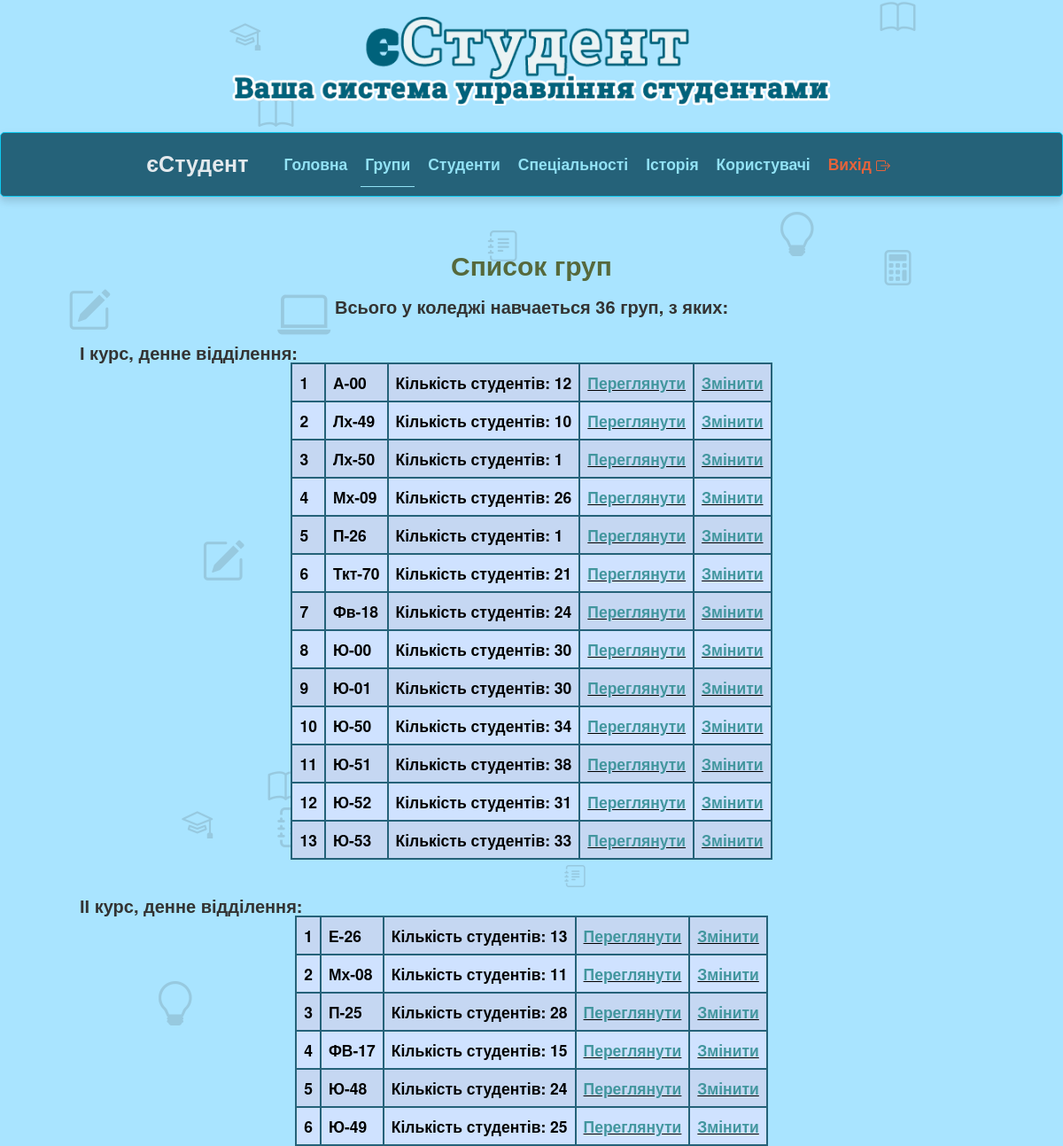
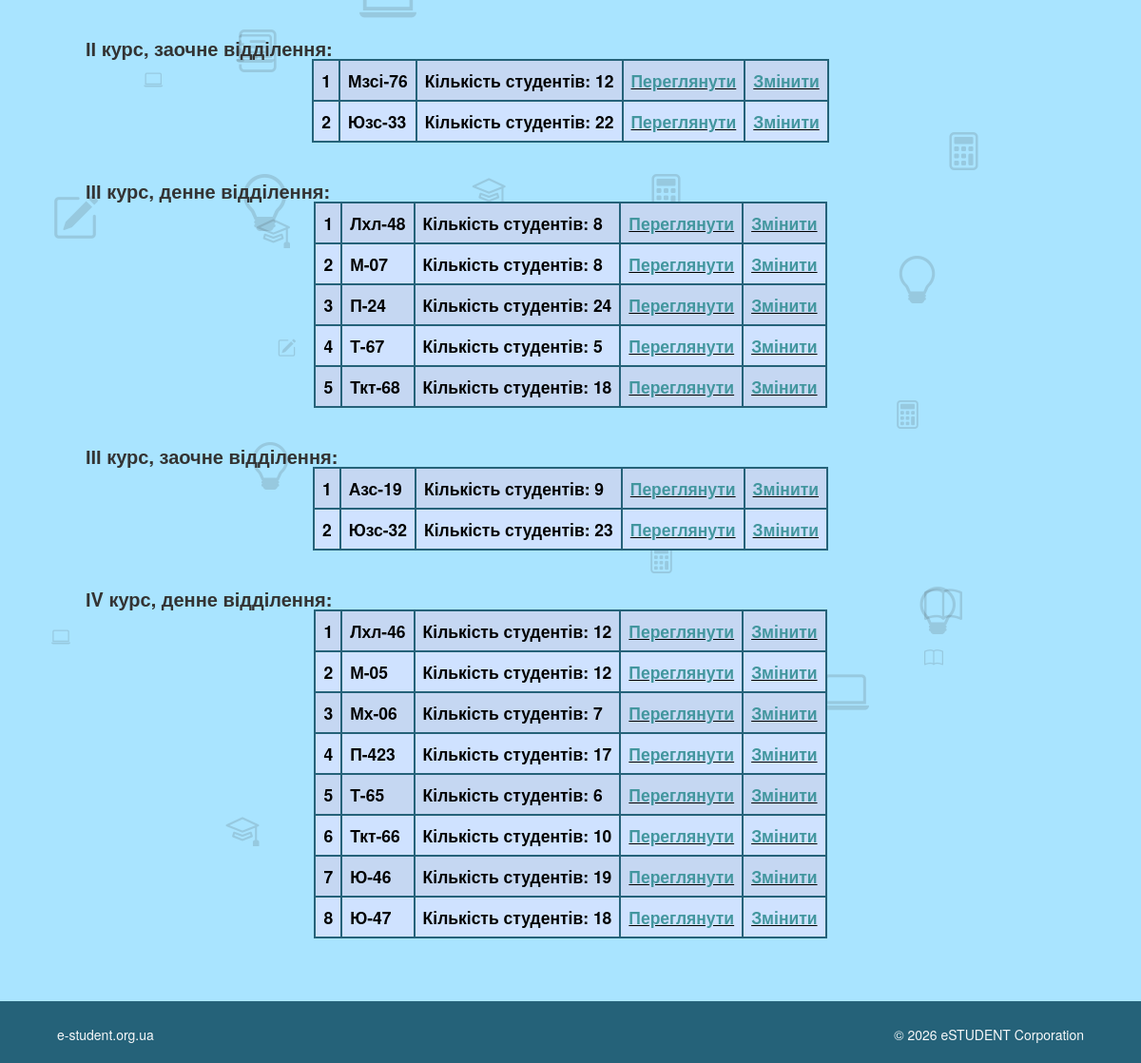
The page /admin/filter_group.php (signed in) on the database its author committed (2 pictures, top to bottom).
### tables this page shows
CREATE TABLE `st_group` (
  `g_vipusc` varchar(3) NOT NULL,
  `g_im` varchar(8) NOT NULL,
  `g_galuz` varchar(50) NOT NULL,
  `g_spec` varchar(80) NOT NULL,
  `g_specz` varchar(80) NOT NULL,
  `g_course` varchar(1) NOT NULL,
  `g_count_stud` int(2) NOT NULL,
  `g_count_derg` int(2) NOT NULL,
  `g_count_comerc` int(2) NOT NULL,
  `g_nastav` varchar(20) NOT NULL,
  `g_formnavch` varchar(10) NOT NULL DEFAULT 'Денна',
  `g_id_sp` varchar(10) NOT NULL
);

### admin/filter_group.php (the view, shortened to what this page needs)
<!DOCTYPE html>
<html lang="en">
    <head>
                 <link href="https://cdn.jsdelivr.net/npm/bootstrap@5.3.6/dist/css/bootstrap.min.css" rel="stylesheet">
        <link rel="stylesheet" href="../assets/css/bootstrap.css" rel="stylesheet">
		 <link rel="stylesheet" href="../css/my_style.css" rel="stylesheet">
	</head>
    <div id="body-bg">
            <div id="header">
                <div class="container">
                    <div class="row">
                        <div class="logo">
                            <a href="index.html" title="">
                              <img style="width: 100%;" src="../assets/img/logo.png" alt="Logo" />
                            </a>
                        </div>
                    </div>
                </div>
            </div>
			<?php include ("../include/adm_menu.php");?>
			<?php include ("../include/background_icon.php");?>
			<div class="container bottom-border">
				<div class="row padding-top-40">
					<div class="col-md-12">
						<div class="col-md-12" style="margin-top:10px;">
                             <div class="tab-content">
									<div class="tab-panel active in fade" id="faq">
                                        <div class="panel-group" id="accordion">
                                                <h2 class="margin-bottom" style="text-align:center; color:#56693c;"><strong>Список груп</strong></h2>
												<p style="text-align:center; color:#56693c;">
											<?php
												 $result_group =  mysqli_query($linc, "SELECT * FROM st_group");
												 if (mysqli_num_rows( $result_group)>0) echo "<h3 class='fs-2 text-center'><strong>Всього у коледжі навчаеться ".mysqli_num_rows( $result_group)." груп, з яких:</strong></h3>";
											?> </p>
												<div class="col-md-12" style="margin-top:0px;border:none;" >
												<?php
													$result_group1=mysqli_query($linc, "SELECT * FROM st_group WHERE g_formnavch='Денна' AND g_course='1'");
													if (mysqli_num_rows($result_group1)>0)
													{$i='1';
														$row = mysqli_fetch_array($result_group1);
															echo '<h3 class="fs-2" style="margin-left:10px; margin-bottom:0px; margin-top:20px;" >
																  <strong>І курс, денне відділення:</strong>
																  </h3>';
															echo '
																	<div class="col-md-12 " >
																	<table  class="table table-primary rounded-1 table-striped d-flex  table-layout: auto; table-responsive-md fs-3 fs-sm-1 d-flex justify-content-center">
																		';
															do{
															echo '
																			<tr>
																			<td class="col-md-1" style="white-space: nowrap;"><strong>'.$i.'</strong></td>
																			<td class="col-md-2"><strong>'.$row['g_im'].'</strong></td>
																			<td style="white-space: nowrap;" class="col-md-3"><strong>Кількість студентів: '.$row['g_count_stud'].'</strong></td>
                                   											<td class="col-md-2 fw-bold text-center" style="text-decoration-line: underline; font-size: 16 px;"><strong><a href="view_group.php?g_im=' . $row["g_im"] . '">Переглянути</a></strong></td>
																			';
																			if (in_array($_SESSION['auth_user'], ['admin', 'editor'])) {
																				echo '
																				<td class="col-md-2" style="text-decoration-line: underline;"><strong><a href="edit_group.php?g_im_edit='.$row["g_im"].'">Змінити</a></strong></td>
																				';
																			}
																			echo '
																			</tr>
																	';
																	$i=$i+1;
																}
																while ($row = mysqli_fetch_array($result_group1));
															echo ' 		</table>
																		</div>  ';
													}
												?>
												</div>
												<div class="col-md-12" style="margin-top:0px;border:none;" >
												</div>
											<div class="col-md-12" style="margin-top:0px;border:none;" >
												<?php
													$result_group1=mysqli_query($linc,"SELECT * FROM st_group WHERE g_formnavch='Денна' AND g_course='2'");
													if (mysqli_num_rows($result_group1)>0)
													{$i='1';
														$row = mysqli_fetch_array($result_group1);
															echo '<h3 class="fs-2" style="margin-left:10px; margin-bottom:0px; margin-top:20px;" >
																  <strong>ІІ курс, денне відділення:</strong>
																  </h3>';
															echo '
																	<div class="col-md-12 " >
																	<table  class="table table-primary rounded-1 table-striped d-flex  table-layout: auto; table-responsive-md fs-3 fs-sm-1 d-flex justify-content-center">
																		';
															do{
															echo '
																			<tr>
																			<td class="col-md-1" style="white-space: nowrap;"><strong>'.$i.'</strong></td>
																			<td class="col-md-2"><strong>'.$row['g_im'].'</strong></td>
																			<td style="white-space: nowrap;" class="col-md-3"><strong>Кількість студентів: '.$row['g_count_stud'].'</strong></td>
                                   <td class="col-md-2 fw-bold text-center" style="text-decoration-line: underline; font-size: 16 px;"><strong><a href="view_group.php?g_im=' . $row["g_im"] . '">Переглянути</a></strong></td>
																			';
																			if (in_array($_SESSION['auth_user'], ['admin', 'editor'])) {
																				echo '
																				<td class="col-md-2" style="text-decoration-line: underline;"><strong><a href="edit_group.php?g_im_edit='.$row["g_im"].'">Змінити</a></strong></td>
																				';
																			}
																			echo '</tr>
																	';
																	$i=$i+1;
																}
																while ($row = mysqli_fetch_array($result_group1));
															echo ' 		</table>
																		</div>  ';
													}
												?>
												</div>
												<div class="col-md-12" style="margin-top:0px;border:none;" >
												<?php
													$result_group1=mysqli_query($linc, "SELECT * FROM st_group WHERE g_formnavch='Заочна' AND g_course='2'");
													if (mysqli_num_rows($result_group1)>0)
													{$i='1';
														$row = mysqli_fetch_array($result_group1);
															echo '<h3 class="fs-2" style="margin-left:10px; margin-bottom:0px; margin-top:20px;" >
																  <strong>ІІ курс, заочне відділення:</strong>
																  </h3>';
															echo '
																	<div class="col-md-12 " >
																	<table  class="table table-primary rounded-1 table-striped d-flex  table-layout: auto; table-responsive-md fs-3 fs-sm-1 d-flex justify-content-center">
																		';
															do{
															echo '
																			<tr>
																			<td class="col-md-1" style="white-space: nowrap;"><strong>'.$i.'</strong></td>
																			<td class="col-md-2"><strong>'.$row['g_im'].'</strong></td>
																			<td style="white-space: nowrap;" class="col-md-3"><strong>Кількість студентів: '.$row['g_count_stud'].'</strong></td>
                                   <td class="col-md-2 fw-bold text-center" style="text-decoration-line: underline; font-size: 16 px;"><strong><a href="view_group.php?g_im=' . $row["g_im"] . '">Переглянути</a></strong></td>
																			';
																			if (in_array($_SESSION['auth_user'], ['admin', 'editor'])) {
																				echo '
																				<td class="col-md-2" style="text-decoration-line: underline;"><strong><a href="edit_group.php?g_im_edit='.$row["g_im"].'">Змінити</a></strong></td>
																				';
																			}
																			echo '</tr>
																	';
																	$i=$i+1;
																}
																while ($row = mysqli_fetch_array($result_group1));
															echo ' 		</table>
																		</div>  ';
													}
												?>
												</div>
											<div class="col-md-12" style="margin-top:0px;border:none;" >
												<?php
													$result_group1=mysqli_query($linc,"SELECT * FROM st_group WHERE g_formnavch='Денна' AND g_course='3'");
													if (mysqli_num_rows($result_group1)>0)
													{$i='1';
														$row = mysqli_fetch_array($result_group1);
															echo '<h3 class="fs-2" style="margin-left:10px; margin-bottom:0px; margin-top:20px;" >
																  <strong>ІІІ курс, денне відділення:</strong>
																  </h3>';
															echo '
																	<div class="col-md-12 " >
																	<table  class="table table-primary rounded-1 table-striped d-flex  table-layout: auto; table-responsive-md fs-3 fs-sm-1 d-flex justify-content-center">
																		';
															do{
															echo '
																			<tr>
																			<td class="col-md-1" style="white-space: nowrap;"><strong>'.$i.'</strong></td>
																			<td class="col-md-2"><strong>'.$row['g_im'].'</strong></td>
																			<td style="white-space: nowrap;" class="col-md-3"><strong>Кількість студентів: '.$row['g_count_stud'].'</strong></td>
                                   <td class="col-md-2 fw-bold text-center" style="text-decoration-line: underline; font-size: 16 px;"><strong><a href="view_group.php?g_im=' . $row["g_im"] . '">Переглянути</a></strong></td>
																			';
																			if (in_array($_SESSION['auth_user'], ['admin', 'editor'])) {
																				echo '
																				<td class="col-md-2" style="text-decoration-line: underline;"><strong><a href="edit_group.php?g_im_edit='.$row["g_im"].'">Змінити</a></strong></td>
																				';
																			}
																			echo '</tr>
																	';
																	$i=$i+1;
																}
																while ($row = mysqli_fetch_array($result_group1));
															echo ' 		</table>
																		</div>  ';
													}
												?>
												</div>
												<div class="col-md-12" style="margin-top:0px;border:none;" >
												<?php
													$result_group1=mysqli_query($linc, "SELECT * FROM st_group WHERE g_formnavch='Заочна' AND g_course='3'");
													if (mysqli_num_rows($result_group1)>0)
													{$i='1';
														$row = mysqli_fetch_array($result_group1);
															echo '<h3 class="fs-2" style="margin-left:10px; margin-bottom:0px; margin-top:20px;" >
																  <strong>ІІІ курс, заочне відділення:</strong>
																  </h3>';
															echo '
																	<div class="col-md-12 " >
																	<table  class="table table-primary rounded-1 table-striped d-flex  table-layout: auto; table-responsive-md fs-3 fs-sm-1 d-flex justify-content-center">
																		';
															do{
															echo '
																			<tr>
																			<td class="col-md-1" style="white-space: nowrap;"><strong>'.$i.'</strong></td>
																			<td class="col-md-2"><strong>'.$row['g_im'].'</strong></td>
																			<td style="white-space: nowrap;" class="col-md-3"><strong>Кількість студентів: '.$row['g_count_stud'].'</strong></td>
                                   <td class="col-md-2 fw-bold text-center" style="text-decoration-line: underline; font-size: 16 px;"><strong><a href="view_group.php?g_im=' . $row["g_im"] . '">Переглянути</a></strong></td>
																			';
																			if (in_array($_SESSION['auth_user'], ['admin', 'editor'])) {
																				echo '
																				<td class="col-md-2" style="text-decoration-line: underline;"><strong><a href="edit_group.php?g_im_edit='.$row["g_im"].'">Змінити</a></strong></td>
																				';
																			}
																			echo '</tr>
																	';
																	$i=$i+1;
																}
																while ($row = mysqli_fetch_array($result_group1));
															echo ' 		</table>
																		</div>  ';
													}
												?>
												</div>
											<div class="col-md-12" style="margin-top:0px;border:none;" >
												<?php
													$result_group1=mysqli_query($linc,"SELECT * FROM st_group WHERE g_formnavch='Денна' AND g_course='4'");
													if (mysqli_num_rows($result_group1)>0)
													{$i='1';
														$row = mysqli_fetch_array($result_group1);
															echo '<h3 class="fs-2" style="margin-left:10px; margin-bottom:0px; margin-top:20px;" >
																  <strong>ІV курс, денне відділення:</strong>
																  </h3>';
															echo '
																	<div class="col-md-12 " >
																	<table  class="table table-primary rounded-1 table-striped d-flex  table-layout: auto; table-responsive-md fs-3 fs-sm-1 d-flex justify-content-center">
																		';
															do{
															echo '
																			<tr>
																			<td class="col-md-1" style="white-space: nowrap;"><strong>'.$i.'</strong></td>
																			<td class="col-md-2"><strong>'.$row['g_im'].'</strong></td>
																			<td style="white-space: nowrap;" class="col-md-3"><strong>Кількість студентів: '.$row['g_count_stud'].'</strong></td>
                                   <td class="col-md-2 fw-bold text-center" style="text-decoration-line: underline; font-size: 16 px;"><strong><a href="view_group.php?g_im=' . $row["g_im"] . '">Переглянути</a></strong></td>
																			';
																			if (in_array($_SESSION['auth_user'], ['admin', 'editor'])) {
																				echo '
																				<td class="col-md-2" style="text-decoration-line: underline;"><strong><a href="edit_group.php?g_im_edit='.$row["g_im"].'">Змінити</a></strong></td>
																				';
																			}
																			echo '</tr>
																	';
																	$i=$i+1;
																}
																while ($row = mysqli_fetch_array($result_group1));
															echo ' 		</table>
																		</div>  ';
													}
												?>
												</div>
												<div class="col-md-12" style="margin-top:0px;border:none;" >
												</div>
										</div>
									</div>
								</div>
						</div>
					</div>
				</div>
			</div>
			<?php include ("../include/footer.php");?>
            </body>
 <body>
</html>

### css/my_style.css (style rules this page uses)
.container { max-width: 1080px; padding: 10px; width: 100%; }
body { background-color: #3ac1ff6f; }
.logo { margin-bottom: 20px; }
tr,td,th { border-width: 2px; border-color: #256279; align-items:center; justify-items: center; table-layout: auto; }

### include/background_icon.php (style rules this page uses)
body { overflow-x: hidden; position: relative; }

### rows shown on the page
st_group: g_im "А-00", g_count_stud "12"
st_group: g_im "Лх-49", g_count_stud "10"
st_group: g_im "Лх-50", g_count_stud "1"
st_group: g_im "Мх-09", g_count_stud "26"
st_group: g_im "П-26", g_count_stud "1"
st_group: g_im "Ткт-70", g_count_stud "21"
st_group: g_im "Фв-18", g_count_stud "24"
st_group: g_im "Ю-00", g_count_stud "30"
st_group: g_im "Ю-01", g_count_stud "30"
st_group: g_im "Ю-50", g_count_stud "34"
st_group: g_im "Ю-51", g_count_stud "38"
st_group: g_im "Ю-52", g_count_stud "31"
st_group: g_im "Ю-53", g_count_stud "33"
st_group: g_im "Е-26", g_count_stud "13"
st_group: g_im "Мх-08", g_count_stud "11"
st_group: g_im "П-25", g_count_stud "28"
st_group: g_im "ФВ-17", g_count_stud "15"
st_group: g_im "Ю-48", g_count_stud "24"
st_group: g_im "Ю-49", g_count_stud "25"
st_group: g_im "Мзсі-76", g_count_stud "12"
st_group: g_im "Юзс-33", g_count_stud "22"
st_group: g_im "Лхл-48", g_count_stud "8"
st_group: g_im "М-07", g_count_stud "8"
st_group: g_im "П-24", g_count_stud "24"
st_group: g_im "Т-67", g_count_stud "5"
st_group: g_im "Ткт-68", g_count_stud "18"
st_group: g_im "Азс-19", g_count_stud "9"
st_group: g_im "Юзс-32", g_count_stud "23"
st_group: g_im "Лхл-46", g_count_stud "12"
st_group: g_im "М-05", g_count_stud "12"
st_group: g_im "Мх-06", g_count_stud "7"
st_group: g_im "П-423", g_count_stud "17"
st_group: g_im "Т-65", g_count_stud "6"
st_group: g_im "Ткт-66", g_count_stud "10"
st_group: g_im "Ю-46", g_count_stud "19"
st_group: g_im "Ю-47", g_count_stud "18"

### other values the page prints
mysqli_num_rows( $result_group) "36"
